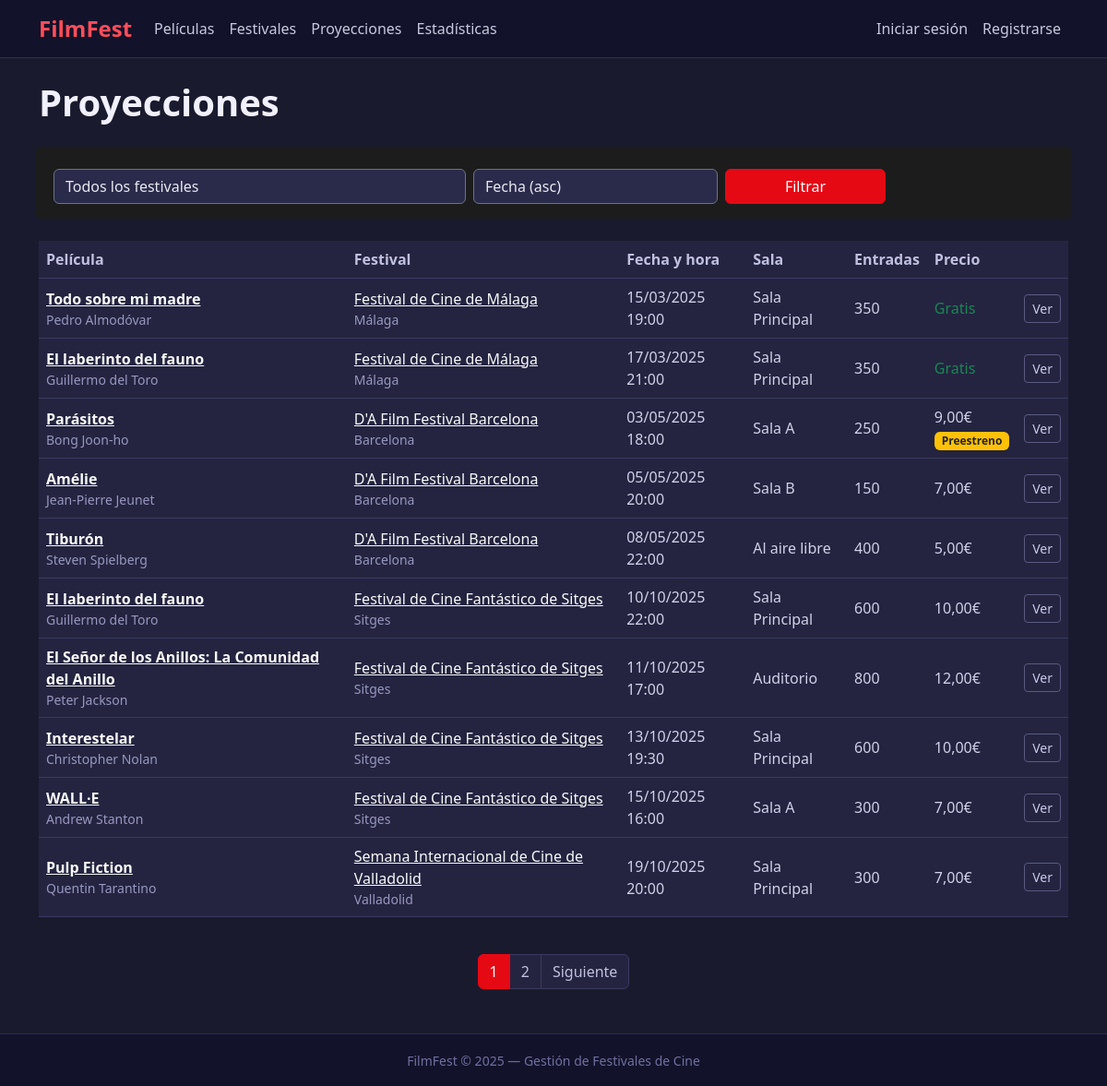
Screenshot of /proyecciones/ with the database file from the repository.
### festival/models.py (models this page shows, shortened)
class Proyeccion(models.Model):
    pelicula = models.ForeignKey(
        Pelicula,
        on_delete=models.CASCADE,
        related_name='proyecciones',
        verbose_name='Película'
    )
    festival = models.ForeignKey(
        Festival,
        on_delete=models.CASCADE,
        related_name='proyecciones',
        verbose_name='Festival'
    )
    fecha_hora = models.DateTimeField(
        verbose_name='Fecha y hora'
    )
    sala = models.CharField(
        max_length=30,
        choices=SALAS,
        verbose_name='Sala'
    )
    entradas_disponibles = models.PositiveIntegerField(
        verbose_name='Entradas disponibles'
    )
    precio_entrada = models.DecimalField(
        max_digits=6,
        decimal_places=2,
        default=0.00,
        verbose_name='Precio de entrada (€)'
    )
    es_preestreno = models.BooleanField(
        default=False,
        verbose_name='Es preestreno'
    )
    class Meta:
        verbose_name = 'Proyección'
        verbose_name_plural = 'Proyecciones'
        ordering = ['fecha_hora']
        unique_together = [['festival', 'sala', 'fecha_hora']]

class Pelicula(models.Model):
    titulo = models.CharField(
        max_length=200,
        verbose_name='Título'
    )
    director = models.CharField(
        max_length=150,
        verbose_name='Director/a'
    )
    anio = models.IntegerField(
        verbose_name='Año de estreno',
        validators=[validar_anio]
    )
    duracion_minutos = models.PositiveIntegerField(
        verbose_name='Duración (minutos)'
    )
    genero = models.CharField(
        max_length=30,
        choices=GENEROS,
        verbose_name='Género'
    )
    sinopsis = models.TextField(
        max_length=1000,
        verbose_name='Sinopsis'
    )
    puntuacion = models.DecimalField(
        max_digits=3,
        decimal_places=1,
        null=True,
        blank=True,
        verbose_name='Puntuación (0-10)',
        validators=[validar_puntuacion]
    )
    poster_url = models.URLField(
        blank=True,
        verbose_name='URL del póster'
    )
    creada_por = models.ForeignKey(
        User,
        on_delete=models.SET_NULL,
        null=True,
        related_name='peliculas'
    )
    class Meta:
        verbose_name = 'Película'
        verbose_name_plural = 'Películas'
        ordering = ['-anio', 'titulo']

class Festival(models.Model):
    nombre = models.CharField(
        max_length=200,
        verbose_name='Nombre del festival'
    )
    ciudad = models.CharField(
        max_length=100,
        verbose_name='Ciudad'
    )
    pais = models.CharField(
        max_length=100,
        default='España',
        verbose_name='País'
    )
    fecha_inicio = models.DateField(
        verbose_name='Fecha de inicio'
    )
    fecha_fin = models.DateField(
        verbose_name='Fecha de fin'
    )
    tematica = models.CharField(
        max_length=200,
        verbose_name='Temática'
    )
    aforo_maximo = models.PositiveIntegerField(
        verbose_name='Aforo máximo'
    )
    descripcion = models.TextField(
        blank=True,
        verbose_name='Descripción'
    )
    activo = models.BooleanField(
        default=True,
        verbose_name='Activo'
    )
    creado_por = models.ForeignKey(
        User,
        on_delete=models.SET_NULL,
        null=True,
        related_name='festivales'
    )
    class Meta:
        verbose_name = 'Festival'
        verbose_name_plural = 'Festivales'
        ordering = ['-fecha_inicio']

### festival/views.py (the view)
# urls.py: path('proyecciones/', views.lista_proyecciones, name='lista_proyecciones'),
def lista_proyecciones(request):
    proyecciones = Proyeccion.objects.select_related('pelicula', 'festival').all()
    festival_id = request.GET.get('festival', '')
    if festival_id:
        proyecciones = proyecciones.filter(festival_id=festival_id)
    orden = request.GET.get('orden', 'fecha_hora')
    proyecciones = proyecciones.order_by(orden)
    paginator = Paginator(proyecciones, 10)
    page_obj = paginator.get_page(request.GET.get('page'))
    festivales = Festival.objects.all()
    return render(request, 'festival/proyeccion_list.html', {
        'page_obj': page_obj,
        'festivales': festivales,
        'festival_id': festival_id,
    })

### festival/templates/festival/proyeccion_list.html (shortened to what this page needs)
{% extends 'base.html' %}
{% block content %}
<div class="d-flex justify-content-between align-items-center mb-4">
    <h1 class="fw-bold">Proyecciones</h1>
</div>
<form method="get" class="row g-2 mb-4 p-3 rounded" style="background:#1c1c1c;">
    <div class="col-md-5">
        <select name="festival" class="form-select border-secondary" style="background:#fff; color:#222;">
            <option value="">Todos los festivales</option>
        </select>
    </div>
    <div class="col-md-3">
        <select name="orden" class="form-select border-secondary" style="background:#fff; color:#222;">
            <option value="fecha_hora">Fecha (asc)</option>
        </select>
    </div>
    <div class="col-md-2">
        <button type="submit" class="btn btn-danger w-100">Filtrar</button>
    </div>
</form>
<div class="table-responsive">
    <table class="table table-dark table-hover align-middle">
        <thead>
            <tr>
                <th>Película</th>
                <th>Festival</th>
                <th>Fecha y hora</th>
                <th>Sala</th>
                <th>Entradas</th>
                <th>Precio</th>
                <th></th>
            </tr>
        </thead>
        <tbody>
            {% for proyeccion in page_obj %}
            <tr>
                <td>
                    <a href="{% url 'detalle_pelicula' proyeccion.pelicula.pk %}" class="text-light fw-semibold">
                        {{ proyeccion.pelicula.titulo }}
                    </a>
                    <div class="text-muted small">{{ proyeccion.pelicula.director }}</div>
                </td>
                <td>
                    <a href="{% url 'detalle_festival' proyeccion.festival.pk %}" class="text-light">
                        {{ proyeccion.festival.nombre }}
                    </a>
                    <div class="text-muted small">{{ proyeccion.festival.ciudad }}</div>
                </td>
                <td>{{ proyeccion.fecha_hora|date:"d/m/Y H:i" }}</td>
                <td>{{ proyeccion.get_sala_display }}</td>
                <td>{{ proyeccion.entradas_disponibles }}</td>
                <td>
                    {% if proyeccion.precio_entrada == 0 %}
                    <span class="text-success">Gratis</span>
                    {% else %}
                    {{ proyeccion.precio_entrada }}€
                    {% endif %}
                    {% if proyeccion.es_preestreno %}
                    <span class="badge bg-warning text-dark d-block mt-1">Preestreno</span>
                    {% endif %}
                </td>
                <td>
                    <div class="d-flex gap-1">
                        <a href="{% url 'detalle_proyeccion' proyeccion.pk %}" class="btn btn-sm btn-outline-light">Ver</a>
                    </div>
                </td>
            </tr>
            {% empty %}
            <tr>
                <td colspan="7" class="text-muted text-center py-4">No hay proyecciones registradas.</td>
            </tr>
            {% endfor %}
        </tbody>
    </table>
</div>
{% if page_obj.has_other_pages %}
<nav class="mt-4">
    <ul class="pagination justify-content-center">
        {% for num in page_obj.paginator.page_range %}
        <li class="page-item {% if num == page_obj.number %}active{% endif %}">
            <a class="page-link" href="?page={{ num }}&festival={{ festival_id }}">{{ num }}</a>
        </li>
        {% endfor %}
        {% if page_obj.has_next %}
        <li class="page-item">
            <a class="page-link" href="?page={{ page_obj.next_page_number }}&festival={{ festival_id }}">Siguiente</a>
        </li>
        {% endif %}
    </ul>
</nav>
{% endif %}
{% endblock %}

### festival/templates/base.html (style rules this page uses)
body { background-color: #1a1a2e; color: #e8e8f0; }
.text-muted { color: #9898c0 !important; }
h1, h2, h3, h4, h5, h6 { color: #f0f0ff; }
p, li, td, th, label { color: #d0d0e8; }
.table-dark { --bs-table-bg: #242440; --bs-table-striped-bg: #2a2a4a; --bs-table-hover-bg: #303058; color: #e8e8f0; }
.table thead th { color: #c0c0e0; border-bottom-color: #3a3a60; }
.table td, .table th { border-color: #3a3a60; color: #d0d0e8; }
.btn-danger { background-color: #e50914; border-color: #e50914; color: #fff; }
.btn-outline-light { color: #c8c8e8; border-color: #5a5a80; }
input, select, textarea { background-color: #2a2a4a !important; color: #e8e8f0 !important; border-color: #4a4a70 !important; }
.form-select option { background-color: #2a2a4a; color: #e8e8f0; }
.page-link { background-color: #242440 !important; border-color: #3a3a60 !important; color: #c0c0e0 !important; }
.page-item.active .page-link { background-color: #e50914 !important; border-color: #e50914 !important; color: #fff !important; }

### rows the page displays
Proyeccion: pelicula.titulo "Todo sobre mi madre", pelicula.director "Pedro Almodóvar", festival.nombre "Festival de Cine de Málaga", festival.ciudad "Málaga", fecha_hora "15/03/2025 19:00", sala "Sala Principal", entradas_disponibles "350", precio_entrada "Gratis"
Proyeccion: pelicula.titulo "El laberinto del fauno", pelicula.director "Guillermo del Toro", festival.nombre "Festival de Cine de Málaga", festival.ciudad "Málaga", fecha_hora "17/03/2025 21:00", sala "Sala Principal", entradas_disponibles "350", precio_entrada "Gratis"
Proyeccion: pelicula.titulo "Parásitos", pelicula.director "Bong Joon-ho", festival.nombre "D'A Film Festival Barcelona", festival.ciudad "Barcelona", fecha_hora "03/05/2025 18:00", sala "Sala A", entradas_disponibles "250", precio_entrada "9,00", es_preestreno "Preestreno"
Proyeccion: pelicula.titulo "Amélie", pelicula.director "Jean-Pierre Jeunet", festival.nombre "D'A Film Festival Barcelona", festival.ciudad "Barcelona", fecha_hora "05/05/2025 20:00", sala "Sala B", entradas_disponibles "150", precio_entrada "7,00"
Proyeccion: pelicula.titulo "Tiburón", pelicula.director "Steven Spielberg", festival.nombre "D'A Film Festival Barcelona", festival.ciudad "Barcelona", fecha_hora "08/05/2025 22:00", sala "Al aire libre", entradas_disponibles "400", precio_entrada "5,00"
Proyeccion: pelicula.titulo "El laberinto del fauno", pelicula.director "Guillermo del Toro", festival.nombre "Festival de Cine Fantástico de Sitges", festival.ciudad "Sitges", fecha_hora "10/10/2025 22:00", sala "Sala Principal", entradas_disponibles "600", precio_entrada "10,00"
Proyeccion: pelicula.titulo "El Señor de los Anillos: La Comunidad del Anillo", pelicula.director "Peter Jackson", festival.nombre "Festival de Cine Fantástico de Sitges", festival.ciudad "Sitges", fecha_hora "11/10/2025 17:00", sala "Auditorio", entradas_disponibles "800", precio_entrada "12,00"
Proyeccion: pelicula.titulo "Interestelar", pelicula.director "Christopher Nolan", festival.nombre "Festival de Cine Fantástico de Sitges", festival.ciudad "Sitges", fecha_hora "13/10/2025 19:30", sala "Sala Principal", entradas_disponibles "600", precio_entrada "10,00"
Proyeccion: pelicula.titulo "WALL·E", pelicula.director "Andrew Stanton", festival.nombre "Festival de Cine Fantástico de Sitges", festival.ciudad "Sitges", fecha_hora "15/10/2025 16:00", sala "Sala A", entradas_disponibles "300", precio_entrada "7,00"
Proyeccion: pelicula.titulo "Pulp Fiction", pelicula.director "Quentin Tarantino", festival.nombre "Semana Internacional de Cine de Valladolid", festival.ciudad "Valladolid", fecha_hora "19/10/2025 20:00", sala "Sala Principal", entradas_disponibles "300", precio_entrada "7,00"

### other values shown
{{ num }} "1" "2"
